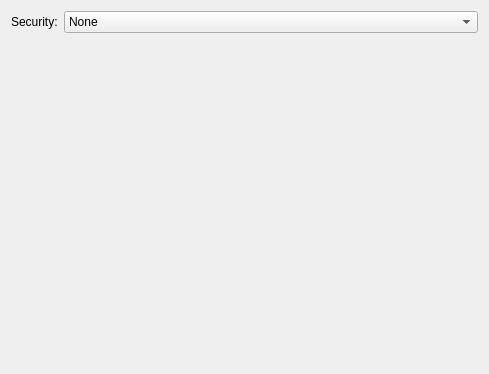
<?xml version="1.0" encoding="UTF-8"?>
<ui version="4.0">
 <author>Lukáš Tinkl &lt;ltinkl@redhat.com&gt;</author>
 <class>WifiSecurity</class>
 <widget class="QWidget" name="WifiSecurity">
  <property name="geometry">
   <rect>
    <x>0</x>
    <y>0</y>
    <width>489</width>
    <height>374</height>
   </rect>
  </property>
  <property name="windowTitle">
   <string>Wifi Security</string>
  </property>
  <layout class="QGridLayout" name="gridLayout">
   <item row="0" column="1">
    <widget class="KComboBox" name="securityCombo">
     <property name="sizePolicy">
      <sizepolicy hsizetype="MinimumExpanding" vsizetype="Fixed">
       <horstretch>0</horstretch>
       <verstretch>0</verstretch>
      </sizepolicy>
     </property>
     <item>
      <property name="text">
       <string comment="no security">None</string>
      </property>
     </item>
     <item>
      <property name="text">
       <string>WEP key 40/128 bits (Hex or ASCII)</string>
      </property>
     </item>
     <item>
      <property name="text">
       <string>WEP key 128 bits</string>
      </property>
     </item>
     <item>
      <property name="text">
       <string>LEAP</string>
      </property>
     </item>
     <item>
      <property name="text">
       <string>Dynamic WEP (802.1x)</string>
      </property>
     </item>
     <item>
      <property name="text">
       <string>WPA2/WPA3 Personal</string>
      </property>
     </item>
     <item>
      <property name="text">
       <string>WPA2/WPA3 Enterprise</string>
      </property>
     </item>
     <item>
      <property name="text">
       <string>WPA3 Personal</string>
      </property>
     </item>
     <item>
      <property name="text">
       <string>WPA3 Enterprise 192-bit</string>
      </property>
     </item>
     <item>
      <property name="text">
       <string>Enhanced Open (OWE)</string>
      </property>
     </item>
    </widget>
   </item>
   <item row="0" column="0">
    <widget class="QLabel" name="label">
     <property name="text">
      <string>Security:</string>
     </property>
     <property name="buddy">
      <cstring>securityCombo</cstring>
     </property>
    </widget>
   </item>
   <item row="1" column="0" colspan="2">
    <widget class="QStackedWidget" name="stackedWidget">
     <property name="currentIndex">
      <number>0</number>
     </property>
     <widget class="QWidget" name="securityNone"/>
     <widget class="QWidget" name="securityWep">
      <layout class="QFormLayout" name="formLayout">
       <property name="verticalSpacing">
        <number>6</number>
       </property>
       <item row="0" column="0">
        <widget class="QLabel" name="label_2">
         <property name="text">
          <string>Key:</string>
         </property>
         <property name="buddy">
          <cstring>wepKey</cstring>
         </property>
        </widget>
       </item>
       <item row="0" column="1">
        <widget class="PasswordField" name="wepKey">
         <property name="maxLength">
          <number>26</number>
         </property>
         <property name="passwordModeEnabled" stdset="0">
          <bool>true</bool>
         </property>
        </widget>
       </item>
       <item row="1" column="0">
        <widget class="QLabel" name="label_3">
         <property name="text">
          <string>WEP index:</string>
         </property>
         <property name="buddy">
          <cstring>wepIndex</cstring>
         </property>
        </widget>
       </item>
       <item row="1" column="1">
        <widget class="KComboBox" name="wepIndex">
         <property name="sizePolicy">
          <sizepolicy hsizetype="MinimumExpanding" vsizetype="Fixed">
           <horstretch>0</horstretch>
           <verstretch>0</verstretch>
          </sizepolicy>
         </property>
         <item>
          <property name="text">
           <string>1 (default)</string>
          </property>
         </item>
         <item>
          <property name="text">
           <string>2</string>
          </property>
         </item>
         <item>
          <property name="text">
           <string>3</string>
          </property>
         </item>
         <item>
          <property name="text">
           <string>4</string>
          </property>
         </item>
        </widget>
       </item>
       <item row="2" column="0">
        <widget class="QLabel" name="label_4">
         <property name="text">
          <string>Authentication:</string>
         </property>
         <property name="buddy">
          <cstring>wepAuth</cstring>
         </property>
        </widget>
       </item>
       <item row="2" column="1">
        <widget class="KComboBox" name="wepAuth">
         <property name="sizePolicy">
          <sizepolicy hsizetype="MinimumExpanding" vsizetype="Fixed">
           <horstretch>0</horstretch>
           <verstretch>0</verstretch>
          </sizepolicy>
         </property>
         <item>
          <property name="text">
           <string>Open System</string>
          </property>
         </item>
         <item>
          <property name="text">
           <string>Shared Key</string>
          </property>
         </item>
        </widget>
       </item>
      </layout>
     </widget>
     <widget class="QWidget" name="securityLeap">
      <layout class="QFormLayout" name="formLayout_3">
       <property name="verticalSpacing">
        <number>6</number>
       </property>
       <item row="0" column="0">
        <widget class="QLabel" name="label_8">
         <property name="text">
          <string>Username:</string>
         </property>
         <property name="buddy">
          <cstring>leapUsername</cstring>
         </property>
        </widget>
       </item>
       <item row="0" column="1">
        <widget class="KLineEdit" name="leapUsername"/>
       </item>
       <item row="1" column="0">
        <widget class="QLabel" name="label_9">
         <property name="text">
          <string>Password:</string>
         </property>
         <property name="buddy">
          <cstring>leapPassword</cstring>
         </property>
        </widget>
       </item>
       <item row="1" column="1">
        <widget class="PasswordField" name="leapPassword">
         <property name="passwordModeEnabled" stdset="0">
          <bool>true</bool>
         </property>
        </widget>
       </item>
      </layout>
     </widget>
     <widget class="QWidget" name="securityWpaPersonal">
      <layout class="QFormLayout" name="formLayout_4">
       <property name="verticalSpacing">
        <number>6</number>
       </property>
       <item row="0" column="0">
        <widget class="QLabel" name="label_10">
         <property name="text">
          <string>Password:</string>
         </property>
         <property name="buddy">
          <cstring>psk</cstring>
         </property>
        </widget>
       </item>
       <item row="0" column="1">
        <widget class="PasswordField" name="psk">
         <property name="passwordModeEnabled" stdset="0">
          <bool>true</bool>
         </property>
        </widget>
       </item>
      </layout>
     </widget>
    </widget>
   </item>
  </layout>
 </widget>
 <customwidgets>
  <customwidget>
   <class>KComboBox</class>
   <extends>QComboBox</extends>
   <header>kcombobox.h</header>
  </customwidget>
  <customwidget>
   <class>KLineEdit</class>
   <extends>QLineEdit</extends>
   <header>klineedit.h</header>
  </customwidget>
  <customwidget>
   <class>PasswordField</class>
   <extends>QLineEdit</extends>
   <header>passwordfield.h</header>
  </customwidget>
 </customwidgets>
 <resources/>
 <connections/>
</ui>
